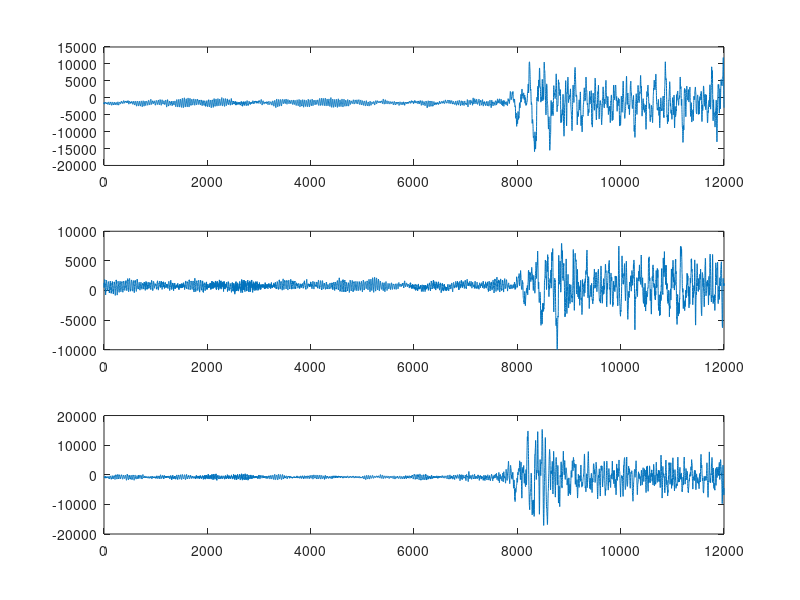
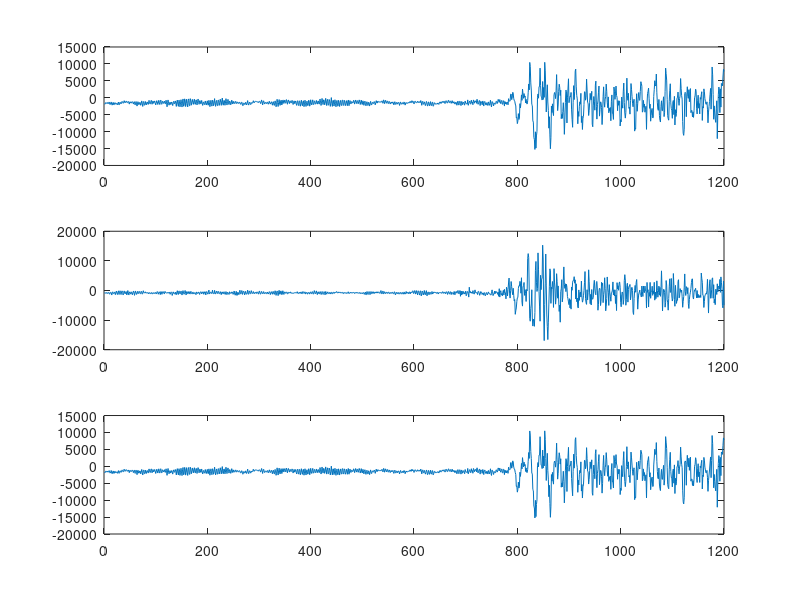
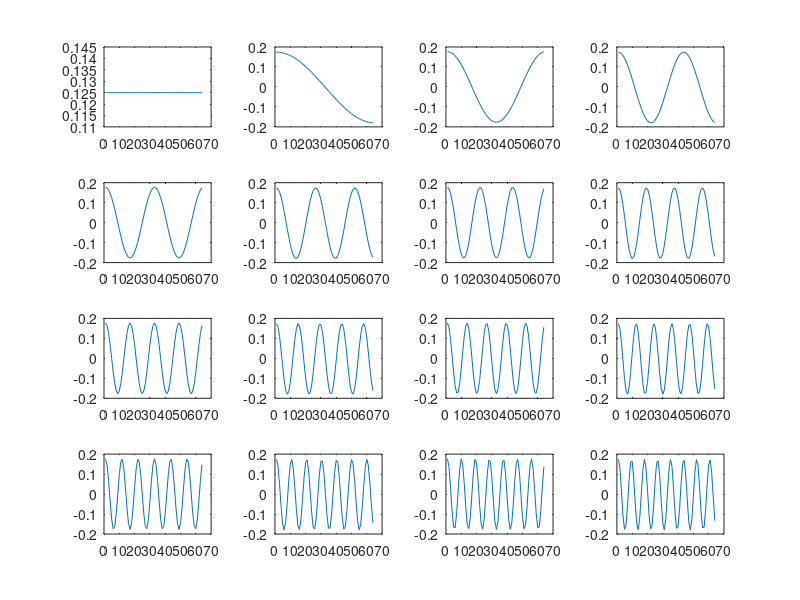

The MATLAB source for these figures, in order: (Note: this script raises an error after producing the figures.)

clc;clear;close all;
load data/real3.mat

d=dd;

figure;
subplot(3,1,1);plot(dd(:,1));%E
subplot(3,1,2);plot(dd(:,2));%N
subplot(3,1,3);plot(dd(:,3));%Z
d=d(1:10:end,:);
d(:,1)=d(:,1:end-2);
d(:,2)=d(:,3:end);
d(:,3)=d(:,1:end-2);

figure;
subplot(3,1,1);plot(d(:,1));%E
subplot(3,1,2);plot(d(:,2));%N
subplot(3,1,3);plot(d(:,3));%Z

%% patch size l1*l2
l1=64;l2=1;

c1=l1;c2=64;%size of the 1D cosine dictionary (if c2>c1, overcomplete)
%% DCT dictionary (dctmtx will generates orthogonal transform)
dct=zeros(c1,c2);
for k=0:1:c2-1
    V=cos([0:1:c1-1]'*k*pi/c2);
    if k>0
        V=V-mean(V);
    end
    dct(:,k+1)=V/norm(V);
end
D=dct;
% DCT=kron(dct,dct);%2D DCT dictionary (64,256)

%% plot the first 64 atoms
figure;
for ia=1:16
    subplot(4,4,ia);plot(dct(:,ia));
end

%% decompose the image into patches:
X=yc_patch(d,1,l1,1,l1/2,1);
fprintf('There are %d patches\n',size(X,2));

%% OMP using DCT
nd=size(X,2);
K=3;
ph=0.57;
tic
for i2=1:nd
    G(:,i2)=yc_omp0(D,X(:,i2),K);
end
toc

%further constrain it to be sparser
G=yc_pthresh(G,'ph',ph);
X2=D*G;

[n1,n2]=size(d);
d2=yc_patch_inv(X2,1,n1,n2,l1,1,l1/2,1);
figure;yc_imagesc([d,d2,d-d2]);

% figure('units','normalized');
% imagesc(G);colormap(jet);colorbar;caxis([-0.5,0.5]);%colorbar;
% ylabel('Atom NO','Fontsize',16);
% xlabel('Patch NO','Fontsize',16);
% title('Coefficients Matrix','Fontsize',16);
% set(gca,'Linewidth',1.5,'Fontsize',16);


%% K-SVD
param.T=K;      %sparsity level
param.D=D;    %initial D
param.niter=30; %number of K-SVD iterations to perform; default: 10
param.mode=1;   %1: sparsity; 0: error
param.K=c2;     %number of atoms, dictionary size
tic
[Dksvd,Gksvd]=yc_ksvd(X,param); 
toc

Gksvd0=Gksvd;
Gksvd=yc_pthresh(Gksvd0,'ph',ph);
X1=Dksvd*Gksvd;
[n1,n2]=size(d);
d1=yc_patch_inv(X1,1,n1,n2,l1,1,l1/2,1);

%% SGK
param.T=K;      %sparsity level
param.D=D;    %initial D
param.niter=30; %number of K-SVD iterations to perform; default: 10
param.mode=1;   %1: sparsity; 0: error
param.K=c2;     %number of atoms, dictionary size
tic
[Dsgk,Gsgk]=yc_sgk(X,param); 
toc
Gsgk0=Gsgk;
Gsgk=yc_pthresh(Gsgk0,'ph',ph);
X11=Dsgk*Gsgk;
d11=yc_patch_inv(X11,1,n1,n2,l1,1,l1/2,1);

%% option2 (to make the signal leakage smallest, using an non-stationary strategy)
X2=yc_patch(d(775:end,:),1,l1,1,l1/2,1);
param.T=30;      %sparsity level
[Dsgk2,Gsgk2]=yc_sgk(X2,param); 
Gsgk2=yc_pthresh(Gsgk2,'ph',100); 
X22=Dsgk2*Gsgk2;
d11_2=yc_patch_inv(X22,1,1200-774,n2,l1,1,l1/2,1);
d11=[d11(1:774,:);d11_2];

%% plot
t=[0:1200-1]*0.1;
arr=768;
x1=60;x2=90;
figure('units','normalized','Position',[0.2 0.4 0.55, 0.9],'color','w');
subplot(6,3,1);plot(t,d(:,1),'k','Linewidth',1.5);hold on;plot([arr,arr]*0.1,[-10000,10000],'r--','Linewidth',2);ylim([-10000,10000]);title('Raw (E)','Fontsize',12,'fontweight','normal');ylabel('Amplitude (nm/s)','Fontsize',12,'fontweight','normal');set(gca,'Linewidth',1.5,'Fontsize',12,'Fontweight','normal');plot([x1,x1],[-10000,10000],'b','Linewidth',2);plot([x2,x2],[-10000,10000],'b','Linewidth',2);plot([x1,x2],[10000,10000],'b','Linewidth',2);plot([x1,x2],[-10000,-10000],'b','Linewidth',2);
subplot(6,3,4);plot(t,d(:,2),'k','Linewidth',1.5);hold on;plot([arr,arr]*0.1,[-10000,10000],'r--','Linewidth',2);ylim([-10000,10000]);title('Raw (N)','Fontsize',12,'fontweight','normal');ylabel('Amplitude (nm/s)','Fontsize',12,'fontweight','normal');set(gca,'Linewidth',1.5,'Fontsize',12,'Fontweight','normal');plot([x1,x1],[-10000,10000],'b','Linewidth',2);plot([x2,x2],[-10000,10000],'b','Linewidth',2);plot([x1,x2],[10000,10000],'b','Linewidth',2);plot([x1,x2],[-10000,-10000],'b','Linewidth',2);
subplot(6,3,7);plot(t,d(:,3),'k','Linewidth',1.5);hold on;plot([arr,arr]*0.1,[-10000,10000],'r--','Linewidth',2);ylim([-10000,10000]);title('Raw (Z)','Fontsize',12,'fontweight','normal');ylabel('Amplitude (nm/s)','Fontsize',12,'fontweight','normal');set(gca,'Linewidth',1.5,'Fontsize',12,'Fontweight','normal');plot([x1,x1],[-10000,10000],'b','Linewidth',2);plot([x2,x2],[-10000,10000],'b','Linewidth',2);plot([x1,x2],[10000,10000],'b','Linewidth',2);plot([x1,x2],[-10000,-10000],'b','Linewidth',2);
subplot(6,3,2);plot(t,d11(:,1),'k','Linewidth',1.5);hold on;plot([arr,arr]*0.1,[-10000,10000],'r--','Linewidth',2);ylim([-10000,10000]);title('Denoised (E)','Fontsize',12,'fontweight','normal');set(gca,'Linewidth',1.5,'Fontsize',12,'Fontweight','normal');plot([x1,x1],[-10000,10000],'b','Linewidth',2);plot([x2,x2],[-10000,10000],'b','Linewidth',2);plot([x1,x2],[10000,10000],'b','Linewidth',2);plot([x1,x2],[-10000,-10000],'b','Linewidth',2);plot([x1,x1],[-10000,10000],'b','Linewidth',2);plot([x2,x2],[-10000,10000],'b','Linewidth',2);plot([x1,x2],[10000,10000],'b','Linewidth',2);plot([x1,x2],[-10000,-10000],'b','Linewidth',2);
subplot(6,3,5);plot(t,d11(:,2),'k','Linewidth',1.5);hold on;plot([arr,arr]*0.1,[-10000,10000],'r--','Linewidth',2);ylim([-10000,10000]);title('Denoised (N)','Fontsize',12,'fontweight','normal');set(gca,'Linewidth',1.5,'Fontsize',12,'Fontweight','normal');plot([x1,x1],[-10000,10000],'b','Linewidth',2);plot([x2,x2],[-10000,10000],'b','Linewidth',2);plot([x1,x2],[10000,10000],'b','Linewidth',2);plot([x1,x2],[-10000,-10000],'b','Linewidth',2);
subplot(6,3,8);plot(t,d11(:,3),'k','Linewidth',1.5);hold on;plot([arr,arr]*0.1,[-10000,10000],'r--','Linewidth',2);ylim([-10000,10000]);title('Denoised (Z)','Fontsize',12,'fontweight','normal');set(gca,'Linewidth',1.5,'Fontsize',12,'Fontweight','normal');plot([x1,x1],[-10000,10000],'b','Linewidth',2);plot([x2,x2],[-10000,10000],'b','Linewidth',2);plot([x1,x2],[10000,10000],'b','Linewidth',2);plot([x1,x2],[-10000,-10000],'b','Linewidth',2);
subplot(6,3,3);plot(t,d(:,1)-d11(:,1),'k','Linewidth',1.5);hold on;plot([arr,arr]*0.1,[-10000,10000],'r--','Linewidth',2);ylim([-10000,10000]);title('Noise (E)','Fontsize',12,'fontweight','normal');set(gca,'Linewidth',1.5,'Fontsize',12,'Fontweight','normal');plot([x1,x1],[-10000,10000],'b','Linewidth',2);plot([x2,x2],[-10000,10000],'b','Linewidth',2);plot([x1,x2],[10000,10000],'b','Linewidth',2);plot([x1,x2],[-10000,-10000],'b','Linewidth',2);
subplot(6,3,6);plot(t,d(:,2)-d11(:,2),'k','Linewidth',1.5);hold on;plot([arr,arr]*0.1,[-10000,10000],'r--','Linewidth',2);ylim([-10000,10000]);title('Noise (N)','Fontsize',12,'fontweight','normal');set(gca,'Linewidth',1.5,'Fontsize',12,'Fontweight','normal');plot([x1,x1],[-10000,10000],'b','Linewidth',2);plot([x2,x2],[-10000,10000],'b','Linewidth',2);plot([x1,x2],[10000,10000],'b','Linewidth',2);plot([x1,x2],[-10000,-10000],'b','Linewidth',2);
subplot(6,3,9);plot(t,d(:,3)-d11(:,3),'k','Linewidth',1.5);hold on;plot([arr,arr]*0.1,[-10000,10000],'r--','Linewidth',2);ylim([-10000,10000]);title('Noise (Z)','Fontsize',12,'fontweight','normal');set(gca,'Linewidth',1.5,'Fontsize',12,'Fontweight','normal');plot([x1,x1],[-10000,10000],'b','Linewidth',2);plot([x2,x2],[-10000,10000],'b','Linewidth',2);plot([x1,x2],[10000,10000],'b','Linewidth',2);plot([x1,x2],[-10000,-10000],'b','Linewidth',2);

subplot(6,3,10);plot(t,d(:,1),'k','Linewidth',1.5);hold on;plot([arr,arr]*0.1,[-10000,10000],'r--','Linewidth',2);ylim([-10000,10000]);title('Zoom Raw (E)','Fontsize',12,'fontweight','normal');ylabel('Amplitude (nm/s)','Fontsize',12,'fontweight','normal');set(gca,'Linewidth',1.5,'Fontsize',12,'Fontweight','normal');xlim([x1,x2]);
subplot(6,3,13);plot(t,d(:,2),'k','Linewidth',1.5);hold on;plot([arr,arr]*0.1,[-10000,10000],'r--','Linewidth',2);ylim([-10000,10000]);title('Zoom Raw (N)','Fontsize',12,'fontweight','normal');ylabel('Amplitude (nm/s)','Fontsize',12,'fontweight','normal');set(gca,'Linewidth',1.5,'Fontsize',12,'Fontweight','normal');xlim([x1,x2]);
subplot(6,3,16);plot(t,d(:,3),'k','Linewidth',1.5);hold on;plot([arr,arr]*0.1,[-10000,10000],'r--','Linewidth',2);ylim([-10000,10000]);xlabel('Time (s)','Fontsize',12,'fontweight','normal');title('Zoom Raw (Z)','Fontsize',12,'fontweight','normal');ylabel('Amplitude (nm/s)','Fontsize',12,'fontweight','normal');set(gca,'Linewidth',1.5,'Fontsize',12,'Fontweight','normal');xlim([x1,x2]);
subplot(6,3,11);plot(t,d11(:,1),'k','Linewidth',1.5);hold on;plot([arr,arr]*0.1,[-10000,10000],'r--','Linewidth',2);ylim([-10000,10000]);title('Zoom Denoised (E)','Fontsize',12,'fontweight','normal');ylabel('Amplitude (nm/s)','Fontsize',12,'fontweight','normal');set(gca,'Linewidth',1.5,'Fontsize',12,'Fontweight','normal');xlim([x1,x2]);xlim([x1,x2]);
subplot(6,3,14);plot(t,d11(:,2),'k','Linewidth',1.5);hold on;plot([arr,arr]*0.1,[-10000,10000],'r--','Linewidth',2);ylim([-10000,10000]);title('Zoom Denoised (N)','Fontsize',12,'fontweight','normal');ylabel('Amplitude (nm/s)','Fontsize',12,'fontweight','normal');set(gca,'Linewidth',1.5,'Fontsize',12,'Fontweight','normal');xlim([x1,x2]);
subplot(6,3,17);plot(t,d11(:,3),'k','Linewidth',1.5);hold on;plot([arr,arr]*0.1,[-10000,10000],'r--','Linewidth',2);ylim([-10000,10000]);xlabel('Time (s)','Fontsize',12,'fontweight','normal');title('Zoom Denoised (Z)','Fontsize',12,'fontweight','normal');ylabel('Amplitude (nm/s)','Fontsize',12,'fontweight','normal');set(gca,'Linewidth',1.5,'Fontsize',12,'Fontweight','normal');xlim([x1,x2]);
subplot(6,3,12);plot(t,d(:,1)-d11(:,1),'k','Linewidth',1.5);hold on;plot([arr,arr]*0.1,[-10000,10000],'r--','Linewidth',2);ylim([-10000,10000]);title('Zoom Noise (E)','Fontsize',12,'fontweight','normal');ylabel('Amplitude (nm/s)','Fontsize',12,'fontweight','normal');set(gca,'Linewidth',1.5,'Fontsize',12,'Fontweight','normal');xlim([x1,x2]);
subplot(6,3,15);plot(t,d(:,2)-d11(:,2),'k','Linewidth',1.5);hold on;plot([arr,arr]*0.1,[-10000,10000],'r--','Linewidth',2);ylim([-10000,10000]);title('Zoom Noise (N)','Fontsize',12,'fontweight','normal');ylabel('Amplitude (nm/s)','Fontsize',12,'fontweight','normal');set(gca,'Linewidth',1.5,'Fontsize',12,'Fontweight','normal');xlim([x1,x2]);
subplot(6,3,18);plot(t,d(:,3)-d11(:,3),'k','Linewidth',1.5);hold on;plot([arr,arr]*0.1,[-10000,10000],'r--','Linewidth',2);ylim([-10000,10000]);xlabel('Time (s)','Fontsize',12,'fontweight','normal');title('Zoom Noise (Z)','Fontsize',12,'fontweight','normal');xlabel('Time (s)','Fontsize',12,'fontweight','normal');set(gca,'Linewidth',1.5,'Fontsize',12,'Fontweight','normal');xlim([x1,x2]);

print(gcf,'-depsc','-r300','fig14.eps');
print(gcf,'-dpng','-r300','fig14.png');


